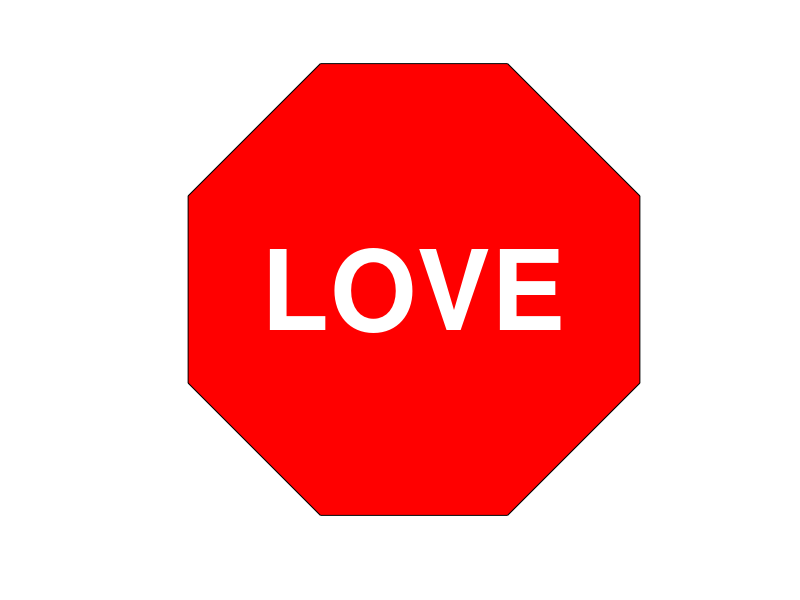

Source code (MATLAB):
t=(1:2:15)'*pi/8;
x=sin(t);y=cos(t);
fill(x,y,'r');
axis square off;
text(0,0,"LOVE",'Color','w','FontSize',80,...
    'FontWeight','bold','HorizontalAlignment','center');

